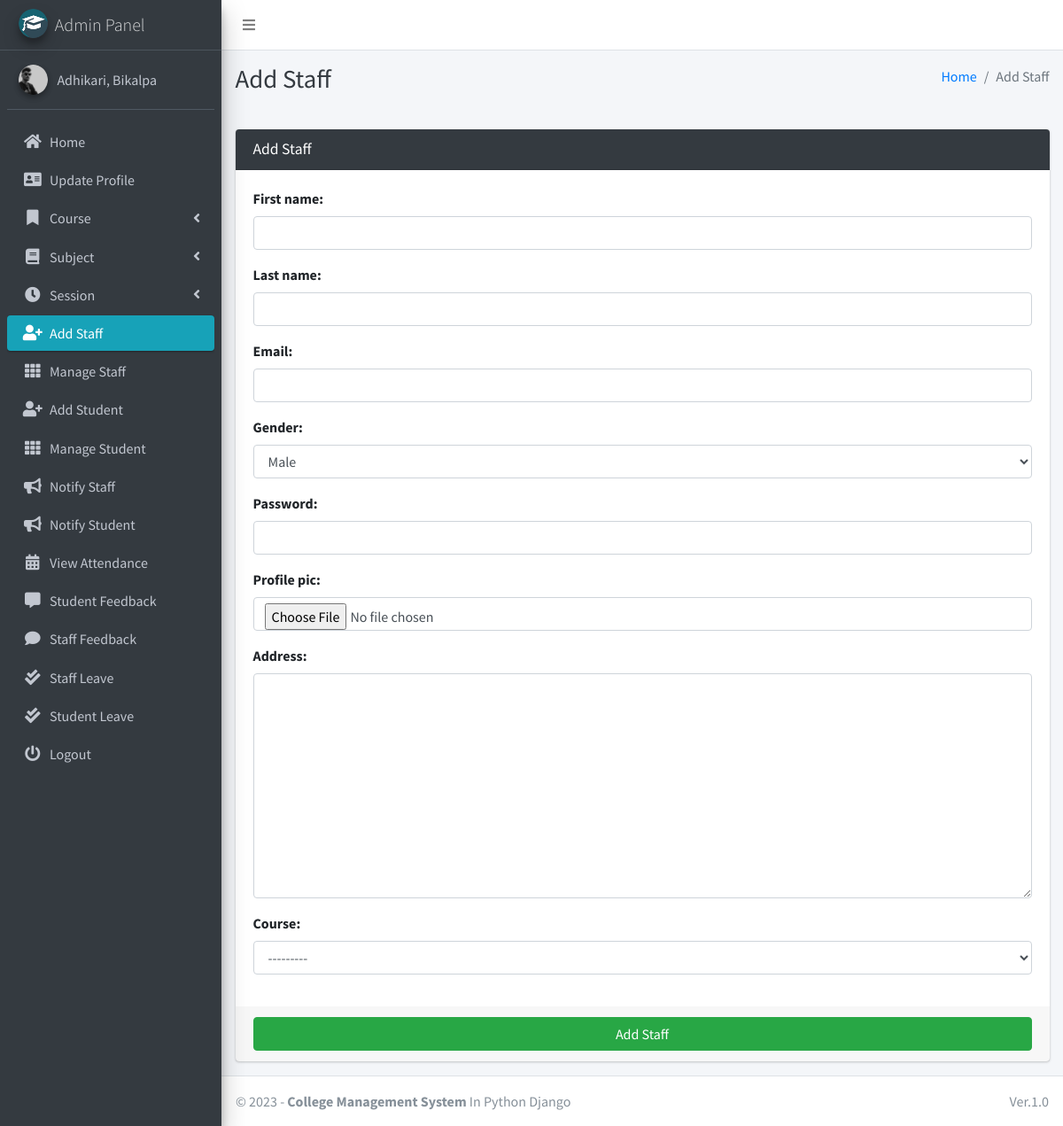
The app's page /staff/add (signed in) with its own data.
### main_app/models.py (models this page shows)
class CustomUser(AbstractUser):
    USER_TYPE = ((1, "HOD"), (2, "Staff"), (3, "Student"))
    GENDER = [("M", "Male"), ("F", "Female")]
    username = None  # Removed username, using email instead
    email = models.EmailField(unique=True)
    user_type = models.CharField(default=1, choices=USER_TYPE, max_length=1)
    gender = models.CharField(max_length=1, choices=GENDER)
    profile_pic = models.ImageField()
    address = models.TextField()
    fcm_token = models.TextField(default="")  # For firebase notifications
    created_at = models.DateTimeField(auto_now_add=True)
    updated_at = models.DateTimeField(auto_now=True)
    USERNAME_FIELD = "email"
    REQUIRED_FIELDS = []
    objects = CustomUserManager()
    def __str__(self):
        return self.last_name + ", " + self.first_name

### main_app/hod_views.py (the view, shortened to what this page needs)
# urls.py: path("staff/add", hod_views.add_staff, name='add_staff'),
def add_staff(request):
    form = StaffForm(request.POST or None, request.FILES or None)
    context = {'form': form, 'page_title': 'Add Staff'}
    return render(request, 'hod_template/add_staff_template.html', context)

### main_app/forms.py
class StaffForm(CustomUserForm):
    def __init__(self, *args, **kwargs):
        super(StaffForm, self).__init__(*args, **kwargs)
    class Meta(CustomUserForm.Meta):
        model = Staff
        fields = CustomUserForm.Meta.fields + \
            ['course' ]

### main_app/models.py (called while the page is built)
    def __str__(self):
        return self.name

### main_app/templates/hod_template/add_staff_template.html (shortened to what this page needs)
{% extends 'main_app/base.html' %}
{% load static %}
{% block page_title %}{{page_title}}{% endblock page_title %}
{% block content %}
<section class="content">
    <div class="container-fluid">
        <div class="row">
            <div class="col-md-12">
                <div class="card card-dark">
                    <div class="card-header">
                        <h3 class="card-title">{{page_title}}</h3>
                    </div>
                    {% include "main_app/form_template.html" with messages=messages  form=form button_text="Add Staff"%}
                </div>
            </div>
        </div>
    </div>
</section>
{% endblock content %}

### main_app/templates/main_app/sidebar_template.html (shortened to what this page needs)
{% load static %}
<aside class="main-sidebar sidebar-dark-info elevation-4">
    {% if request.user.user_type == '1' %}
    <a href="{% url 'admin_home' %}" class="brand-link">
        <img src="{% static 'dist/img/cmsl.png' %} " alt="AdminLTE Logo"
            class="brand-image img-circle elevation-3" >
        <span class="brand-text font-weight-light">Admin Panel</span>
    </a>
    <div class="sidebar">
        <div class="user-panel mt-3 pb-3 mb-3 d-flex">
            <div class="image">
                <img src="{{ request.user.profile_pic}}" class="img-circle elevation-2" alt="User Image">
            </div>
            <div class="info">
                <a href="#" class="d-block">{{user}}</a>
            </div>
        </div>
        <nav class="mt-2">
            <ul class="nav nav-pills nav-sidebar flex-column" data-widget="treeview" role="menu" data-accordion="false">
                <li class="nav-item">
                    {% url 'admin_home' as admin_home %}
                    <a href="{{admin_home}}" class="nav-link {% if admin_home == request.path %} active {% endif %}">
                        <i class="nav-icon fas fa-home"></i>
                        <p>
                            Home
                        </p>
                    </a>
                </li>
                <li class="nav-item">
                    {% url 'admin_view_profile' as admin_view_profile %}
                    <a href="{{admin_view_profile}}"
                        class="nav-link {% if admin_view_profile == request.path %} active {% endif %}">
                        <i class="nav-icon fas fa-address-card"></i>
                        <p>
                            Update Profile
                        </p>
                    </a>
                </li>
                <li class="nav-item has-treeview">
                    <a href="#" class="nav-link">
                        <i class="nav-icon fas fa-bookmark"></i>
                        <p>
                            Course
                            <i class="fas fa-angle-left right"></i>
                        </p>
                    </a>
                </li>
                <li class="nav-item has-treeview">
                    <a href="#" class="nav-link">
                        <i class="nav-icon fas fa-book"></i>
                        <p>
                            Subject
                            <i class="fas fa-angle-left right"></i>
                        </p>
                    </a>
                </li>
                <li class="nav-item has-treeview">
                    <a href="#" class="nav-link">
                        <i class="nav-icon fas fa-clock"></i>
                        <p>
                            Session
                            <i class="fas fa-angle-left right"></i>
                        </p>
                    </a>
                </li>
                <li class="nav-item">
                    {% url 'add_staff' as add_staff %}
                    <a href="{{add_staff}}" class="nav-link {% if add_staff == request.path %} active {% endif %}">
                        <i class="nav-icon fas fa-user-plus"></i>
                        <p>
                            Add Staff
                        </p>
                    </a>
                </li>
                <li class="nav-item">
                    {% url 'manage_staff' as manage_staff %}
                    {% url 'edit_staff' staff_id as edit_staff %}
                    <a href="{{manage_staff}}"
                        class="nav-link {% if manage_staff == request.path or request.path == edit_staff %} active {% endif %}">
                        <i class="nav-icon fas fa-th"></i>
                        <p>
                            Manage Staff
                        </p>
                    </a>
                </li>
                <li class="nav-item">
                    {% url 'add_student' as add_student%}
                    <a href="{{add_student}}" class="nav-link  {% if add_student == request.path %} active {% endif %}">
                        <i class="nav-icon fas fa-user-plus"></i>
                        <p>
                            Add Student
                        </p>
                    </a>
                </li>
                <li class="nav-item">
                    {% url 'manage_student' as manage_student %}
                    {% url 'edit_student' student_id as edit_student %}
                    <a href="{{manage_student}}"
                        class="nav-link  {% if edit_student == request.path or manage_student == request.path %} active {% endif %}">
                        <i class="nav-icon fas fa-th"></i>
                        <p>
                            Manage Student
                        </p>
                    </a>
                </li>
                <li class="nav-item">
                    {% url 'admin_notify_staff' as admin_notify_staff %}
                    <a href="{{admin_notify_staff}}"
                        class="nav-link {% if admin_notify_staff == request.path %} active {% endif %}">
                        <i class="nav-icon fas fa-bullhorn"></i>
                        <p>
                            Notify Staff
                        </p>
                    </a>
                </li>
                <li class="nav-item">
                    {% url 'admin_notify_student' as admin_notify_student %}
                    <a href="{{admin_notify_student}}"
                        class="nav-link {% if admin_notify_student == request.path %} active {% endif %}">
                        <i class="nav-icon fas fa-bullhorn"></i>
                        <p>
                            Notify Student
                        </p>
                    </a>
                </li>
                <li class="nav-item">
                    {% url 'admin_view_attendance' as admin_view_attendance %}
                <li class="nav-item">
                    <a href="{{admin_view_attendance}}"
                        class="nav-link  {% if admin_view_attendance == request.path %} active {% endif %}">
                        <i class="nav-icon fas fa-calendar-alt"></i>
                        <p>
                            View Attendance
                        </p>
                    </a>
                </li>
                <li class="nav-item">
                    {% url 'student_feedback_message' as student_feedback_message %}
                    <a href="{{ student_feedback_message }}"
                        class="nav-link  {% if student_feedback_message == request.path %} active {% endif %}">
                        <i class="nav-icon fas fa-comment-alt"></i>
                        <p>
                            Student Feedback
                        </p>
                    </a>
                </li>
                <li class="nav-item">
                    {% url 'staff_feedback_message' as staff_feedback_message %}
                    <a href="{{staff_feedback_message}}"
                        class="nav-link   {% if staff_feedback_message == request.path %} active {% endif %}">
                        <i class="nav-icon fas fa-comment"></i>
                        <p>
                            Staff Feedback
                        </p>
                    </a>
                </li>
                <li class="nav-item">
                    {% url 'view_staff_leave' as view_staff_leave %}
                    <a href="{{view_staff_leave}}"
                        class="nav-link  {% if view_staff_leave == request.path %} active {% endif %}">
                        <i class="nav-icon fas fa-check-double"></i>
                        <p>
                            Staff Leave
                        </p>
                    </a>
                </li>
                <li class="nav-item">
                    {% url 'view_student_leave' as view_student_leave %}
                    <a href="{% url 'view_student_leave' %}"
                        class="nav-link  {% if view_student_leave == request.path %} active {% endif %}">
                        <i class="nav-icon fas fa-check-double"></i>
                        <p>
                            Student Leave
                        </p>
                    </a>
                </li>
                                        {% endif %}
                                        <li class="nav-item">
                                            <a href="{% url 'user_logout' %}"
                                                onclick="return confirm('Your session would be terminated.\n\nProceed?')"
                                                class="nav-link">
                                                <i class="nav-icon fas fa-power-off"></i>
                                                <p>
                                                    Logout
                                                </p>
                                            </a>
                                        </li>
                                    </ul>
                                </nav>
                            </div>
</aside>

### records on screen
CustomUser: user.profile_pic (picture), last_name+first_name "Adhikari, Bikalpa"

### other values on screen
{{ page_title }} "Add Staff"
{{ field.label_tag }} "First name:" "Last name:" "Email:" "Gender:" "Password:" "Profile pic:" "Address:" "Course:"
{{ button_text }} "Add Staff"
